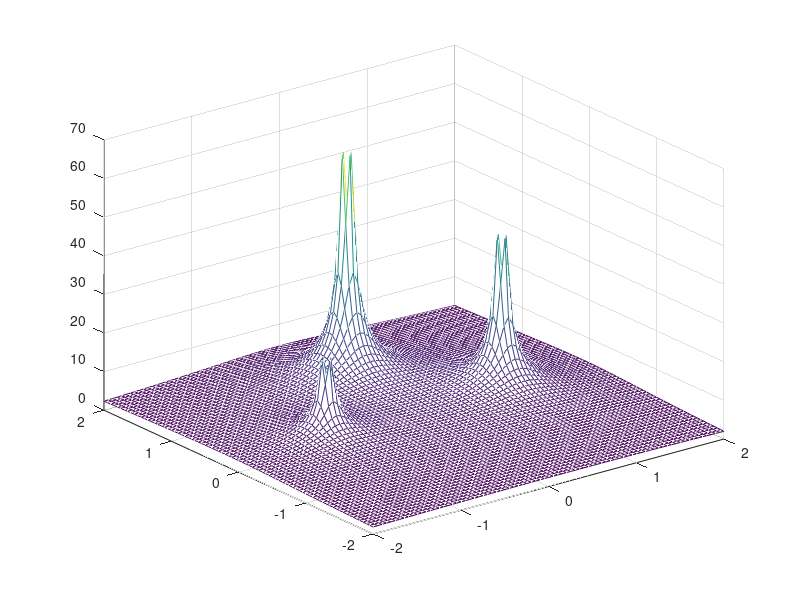

The MATLAB source for this figure:
q2=2;
q3=3;
[x,y]=meshgrid(-2:0.05:2,-2:0.05:2);
x1=-1;
x2=1;
y1=0;
y2=0;
x3=0;
y3=1;
z=1./(sqrt((x-x1).^2+(y-y1).^2))+q2./(sqrt((x-x2).^2+(y-y2).^2))+q3./(sqrt((x-x3).^2+(y-y3).^2));
mesh(x,y,z)
